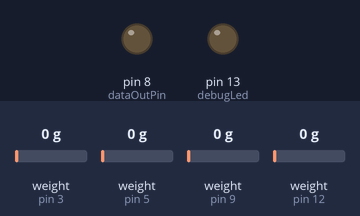
The program below on a simulated Arduino Nano, built with avr-gcc and run on an emulated ATmega328P. On the bench: output pins drawn as LEDs (lit = HIGH). Inputs (shaded band) come from the test bench; at power-on: weight on the scale (sensors on pin 3, pin 5, pin 9, pin 12) 0 g.

Above: at 1.2 s.
1.3 s: weight on the scale (sensor on pin 3) set to 2 g
At 2.5 s:
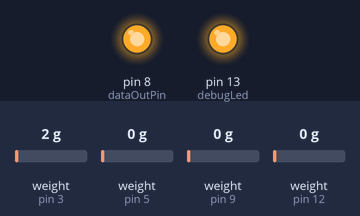
Timing chart, 0 to 4.3 s (numbered marks = the images above; inputs shaded):
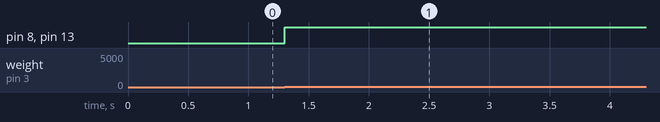

Measured:
- the behaviour switches between 0 and 1 g on weight on the scale (sensor on pin 3) (found by bisection; images 0 and 1)
- after the input at 1.3 s, pin 8 (dataOutPin), pin 13 (debugLed): LOW → HIGH at once

The program:

main.cpp
```cpp
#include <Arduino.h>
#include <HX711_ADC.h>

// constants for pins
const int dataOutPin = 8;
const int debugLed = 13;

// objects for loadcells
HX711_ADC LoadCell_1(9, 10);
HX711_ADC LoadCell_2(5, 6);
HX711_ADC LoadCell_3(12, 11);
HX711_ADC LoadCell_4(3, 2);

// constants for code
static float tareValues[] = {0,0,0,0};
static float values[] = {0,0,0,0};
const int tareCounterLimit = 2048;
static int tareCounter = 0;

bool calibrateTare();

void parseValues();

void updateOutput();

void setup() {
    // set mode for outputs
    pinMode(debugLed, OUTPUT);
    pinMode(dataOutPin, OUTPUT);
    digitalWrite(dataOutPin, LOW);

    // signal with debug led that the firmware is starting
    digitalWrite(debugLed, HIGH);

    // setup load cells
    LoadCell_1.begin();
    LoadCell_2.begin();
    LoadCell_3.begin();
    LoadCell_4.begin();

    // signal with debug led that the firmware is bootet
    digitalWrite(debugLed,LOW);
}

void loop() {
    static boolean newDataReady = 0;

    // check for new data/start next conversion:
    if (LoadCell_1.update()) newDataReady = true;
    LoadCell_2.update();
    LoadCell_3.update();
    LoadCell_4.update();

    //get smoothed value from data set
    if ((newDataReady)) {
        // parse values
        parseValues();

        // use tare calibration
        bool isCalibrating = calibrateTare();

        // show debug the calibration process
        if(isCalibrating) {
            return;
        }

        // disable debug LED
        digitalWrite(debugLed, LOW);

        // update output data pin
        updateOutput();

        newDataReady = 0;
    }
}

void updateOutput() {
    int limit = sizeof(values)/sizeof(values[0]);
    char activeMode = LOW;

    for (int i=0; i < limit; i++) {
        if(activeMode) {
            continue;
        }

        float tareValue = tareValues[i];
        float rawValue = values[i];

        if(rawValue > tareValue) {
            activeMode = HIGH;
        }
    }

    // write output to debug led and output pin
    digitalWrite(debugLed, activeMode);
    digitalWrite(dataOutPin, activeMode);
}

bool calibrateTare() {
    if(tareCounter == tareCounterLimit) {
        return false;
    }

    int limit = sizeof(tareValues)/sizeof(tareValues[0]);

    for (int i=0; i < limit; i++) {
        float tareValue = tareValues[i];
        float rawValue = values[i];

        if(rawValue > tareValue) {
            tareValues[i] = rawValue;
        }
    }

    tareCounter++;

    return true;
}

void parseValues() {
    values[0] = LoadCell_1.getData();
    values[1] = LoadCell_2.getData();
    values[2] = LoadCell_3.getData();
    values[3] = LoadCell_4.getData();
}
```
